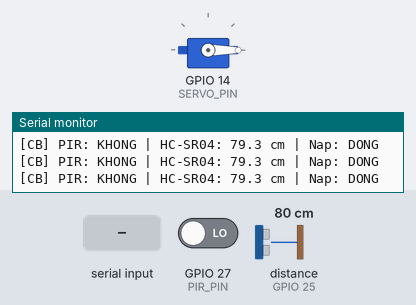
A program run on a simulated ESP32. Shown: servo, the last lines printed to the serial monitor. Wiring (inferred from the names in the program): ultrasonic range finder: trigger GPIO 26; echo GPIO 25. Inputs (shaded band) come from the test bench; at power-on: GPIO 27 (PIR_PIN) LOW, distance to the obstacle (sensor on GPIO 25) 80 cm. The echo pulse lasts 58.3 µs per cm.

Above: at 4.2 s.
4.3 s: "OPEN\n" received over the second serial link
At 5.2 s:
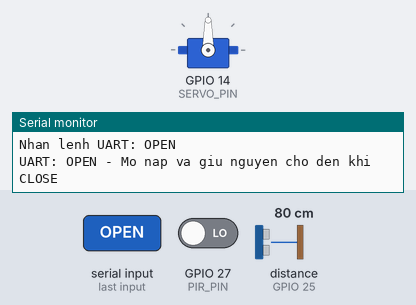
5.9 s: "CLOSE\n" received over the second serial link
At 6.7 s:
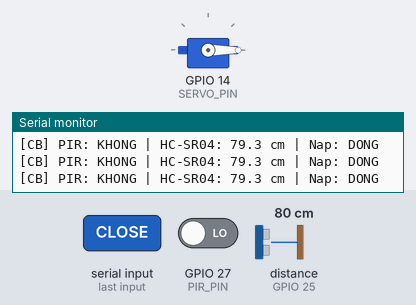
7.5 s: GPIO 27 (PIR_PIN) driven HIGH
9.6 s: distance to the obstacle (sensor on GPIO 25) set to 56 cm
11.9 s: distance to the obstacle (sensor on GPIO 25) set to 45 cm
At 14.2 s:
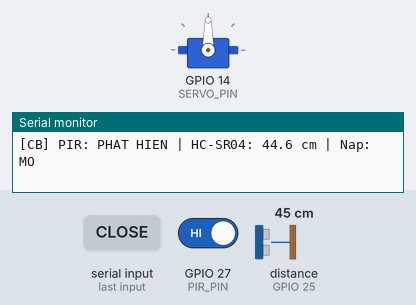
14.5 s: "ALERT\n" received over the second serial link
At 15.4 s:
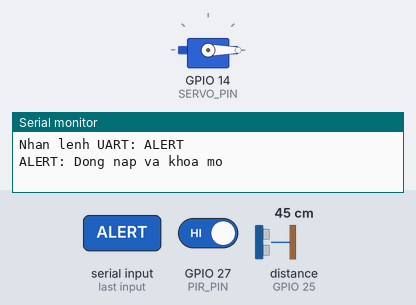
Timing chart, 0 to 17.1 s (numbered marks = the images above; inputs shaded):
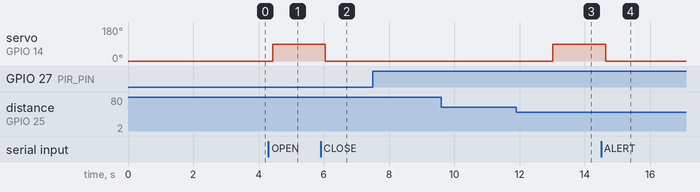

The program:

main.cpp
```cpp
#include <Arduino.h>
#include <ESP32Servo.h>

#define PIR_PIN 27
#define TRIG_PIN 26
#define ECHO_PIN 25
#define SERVO_PIN 14
#define RX2 16
#define TX2 17

Servo myServo;

bool motionDetected = false;
bool lidOpen = false;
bool alertActive = false;
bool openLock = false;
String uartCommand = "OK";

unsigned long lastMotionTime = 0;
unsigned long motionStartTime = 0;
bool countingMotion = false;

float readDistance() {
  digitalWrite(TRIG_PIN, LOW);
  delayMicroseconds(2);
  digitalWrite(TRIG_PIN, HIGH);
  delayMicroseconds(10);
  digitalWrite(TRIG_PIN, LOW);
  long duration = pulseIn(ECHO_PIN, HIGH, 30000);
  float distance = duration * 0.034 / 2;
  if (distance <= 0 || distance > 400) distance = -1;
  return distance;
}

void setup() {
  Serial.begin(115200);
  Serial2.begin(115200, SERIAL_8N1, RX2, TX2);
  pinMode(PIR_PIN, INPUT);
  pinMode(TRIG_PIN, OUTPUT);
  pinMode(ECHO_PIN, INPUT);
  myServo.attach(SERVO_PIN);
  myServo.write(0);
  Serial.println("Khoi dong he thong...");
  delay(3000);
  Serial.println("He thong san sang!");
}

void loop() {
  if (Serial2.available()) {
    String newCmd = Serial2.readStringUntil('\n');
    newCmd.trim();
    newCmd.toUpperCase();
    if (openLock && newCmd != "CLOSE") {
      Serial.println("Bo qua lenh vi dang OPEN mode");
    } else {
      if (newCmd.length() > 0) {
        uartCommand = newCmd;
        Serial.print("Nhan lenh UART: ");
        Serial.println(uartCommand);
      }
    }
  }

  if (uartCommand == "OPEN") {
    Serial.println("UART: OPEN - Mo nap va giu nguyen cho den khi CLOSE");
    myServo.write(90);
    lidOpen = true;
    openLock = true;
    uartCommand = "OK";
  }

  if (uartCommand == "CLOSE") {
    Serial.println("UART: CLOSE - Dong nap lai, cho phep nhan lenh moi");
    myServo.write(0);
    lidOpen = false;
    openLock = false;
    uartCommand = "OK";
  }

  if (openLock) {
    delay(200);
    return;
  }

  if (uartCommand == "ALERT") {
    if (!alertActive) {
      Serial.println("ALERT: Dong nap va khoa mo");
      myServo.write(0);
      lidOpen = false;
      alertActive = true;
    }
    delay(300);
    return;
  }

  if (uartCommand == "OK" && alertActive) {
    Serial.println("ALERT ket thuc - He thong tro lai binh thuong");
    alertActive = false;
  }

  if (alertActive) {
    delay(200);
    return;
  }

  int pirState = digitalRead(PIR_PIN);
  float distance = readDistance();
  unsigned long now = millis();

  if (pirState == HIGH && distance > 0 && distance < 50) {
    if (!countingMotion) {
      motionStartTime = now;
      countingMotion = true;
    }
    if (!lidOpen && (now - motionStartTime >= 1000)) {
      Serial.println("Phat hien chuyen dong va nguoi dung gan >2s - Mo nap");
      myServo.write(90);
      lidOpen = true;
      motionDetected = true;
      lastMotionTime = now;
    }
  } else {
    countingMotion = false;
    motionStartTime = 0;
  }

  if (lidOpen && (distance > 50)) {
    if (now - lastMotionTime > 3000) {
      Serial.println("Khong co nguoi trong 3s - Dong nap");
      myServo.write(0);
      lidOpen = false;
      motionDetected = false;
    }
  } else if (lidOpen && (pirState == HIGH || (distance > 0 && distance < 50))) {
    lastMotionTime = now;
  }

  Serial.print("[CB] PIR: ");
  Serial.print(pirState == HIGH ? "PHAT HIEN" : "KHONG");
  Serial.print(" | HC-SR04: ");
  if (distance == -1) Serial.print("LOI / NGOAI TAM");
  else Serial.print(String(distance, 1) + " cm");
  Serial.print(" | Nap: ");
  Serial.println(lidOpen ? "MO" : "DONG");

  delay(200);
}
```

Measured:
- the behaviour switches between 51 and 50 cm on distance to the obstacle (sensor on GPIO 25) (found by bisection; images 2 and 3)
- after the input at 4.3 s, servo on GPIO 14 (SERVO_PIN): 0° → 90° after 0.14 s
- after the input at 5.9 s, servo on GPIO 14 (SERVO_PIN): 90° → 0° after 0.14 s
- after the input at 11.9 s, servo on GPIO 14 (SERVO_PIN): 0° → 90° after 1.1 s
- after the input at 14.5 s, servo on GPIO 14 (SERVO_PIN): 90° → 0° after 0.14 s
